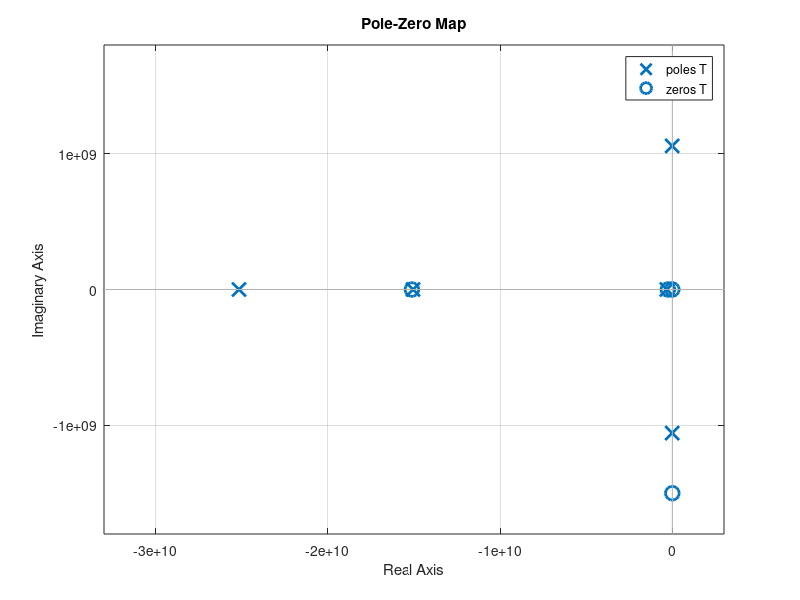

This chart was generated by the following MATLAB code:
%% Reverse Conduction Oscillations
s = tf('s');
% z1 = Rg + s*Lg;
% z2 = s*Ls;
% z3 = s*(Ls+2*Ld) + 1/(s*(Cgd + Cds)) + 2*Rd+2*Rs;
% z4 = (z1*z2+z2*z3+z1*z3)/z2;
% z5 = (z1*z2+z2*z3+z1*z3)/z3;
% z6 = (z1*z2+z2*z3+z1*z3)/z1;
% z7 = z4/(1+s*z4*Cgd);
% z8 = z5/(1+s*z5*Cgs);
% z9 = z6/(1+s*z6*Cds);
% F = -(z7*z9)/(z7+z8+z9);
% A = 15.2733333;
% G = F*A;
% T = A/(1-G);


% hold on
% for Vds = 0:25:500
% %% Crss calculation
%        a1 =   2.519e+14;
%        b1 =      -345.7;
%        c1 =       63.76;
%        a2 =       27.99;
%        b2 =       12.86;
%        c2 =       18.29;
%        a3 =       8.666;
%        b3 =       33.93;
%        c3 =       9.161;
%        a4 =       1.502;
%        b4 =       125.5;
%        c4 =       121.9;
%        a5 =      0.6563;
%        b5 =         500;
%        c5 =       34.57;
%        a6 =        1.98;
%        b6 =       408.2;
%        c6 =       134.7;
% Crss1 = a1.*exp(-((Vds-b1)./c1).^2) + a2.*exp(-((Vds-b2)./c2).^2) + a3*exp(-((Vds-b3)./c3).^2)...
%    + a4.*exp(-((Vds-b4)./c4).^2) +a5.*exp(-((Vds-b5)./c5).^2) +a6.*exp(-((Vds-b6)./c6).^2);
% %% Ciss Calculation
%        a1 =        1167;
%        b1 =      -115.8;
%        c1 =       60.96;
%        a2 =       269.7;
%        b2 =       -5402;
%        c2 =   4.243e+04;
%        a3 =        3.61;
%        b3 =       238.5;
%        c3 =       2.507;
%        a4 =       1.036;
%        b4 =       175.8;
%        c4 =       16.81;
%        a5 =       1.571;
%        b5 =         263;
%        c5 =       3.586;
%        a6 =      -1.174;
%        b6 =       238.2;
%        c6 =       25.85;
% Ciss1 = a1.*exp(-((Vds-b1)./c1).^2) + a2.*exp(-((Vds-b2)./c2).^2) + a3*exp(-((Vds-b3)./c3).^2)...
%    + a4.*exp(-((Vds-b4)./c4).^2) +a5.*exp(-((Vds-b5)./c5).^2) +a6.*exp(-((Vds-b6)./c6).^2);
% 
% 
% %% Coss Calculation
%        a1 =         328;
%        b1 =       -8.43;
%        c1 =       30.26;
%        a2 =       115.8;
%        b2 =        42.2;
%        c2 =       7.341;
%        a3 =       45.83;
%        b3 =       59.01;
%        c3 =       6.099;
%        a4 =       183.1;
%        b4 =        28.6;
%        c4 =       16.39;
%        a5 =       69.29;
%        b5 =       154.4;
%        c5 =        1511;
%        a6 =       125.6;
%        b6 =       22.68;
%        c6 =       119.6;
% Coss1 = a1.*exp(-((Vds-b1)./c1).^2) + a2.*exp(-((Vds-b2)./c2).^2) + a3*exp(-((Vds-b3)./c3).^2)...
%    + a4.*exp(-((Vds-b4)./c4).^2) +a5.*exp(-((Vds-b5)./c5).^2) +a6.*exp(-((Vds-b6)./c6).^2);
% %% Outputs
% Coss1 = Coss1 * 1e-12;
% Crss1 = Crss1 * 1e-12;
% Ciss1 = Ciss1 * 1e-12;
% 
% Cgs1 = Ciss1 - Crss1;
% Cds1 = Coss1 - Crss1;
% Cgd1 = Crss1;

Cgd1 = 57.7e-12;
Cgs1 = 238e-12;
Cds1 = 442e-12;
Coss1 = Cgd1+Cds1;

Ls1 = 2e-10;
Ld1 = 7e-10;
Lg1 = 7e-10;
Lk =2*Ld1+Ls1;

Ron1 = 12;
Rg1 = 1.5;
Rloop = 0;

a0 = 1;
a1 = Cgs1*(Rg1+Ron1)+Coss1*Rloop;
a2 = Cgs1*Lg1 + Coss1*Lk + Cgs1*Ls1 + Cgs1*Coss1*(Rg1+Ron1)*Rloop;
a3 = Cgs1*Coss1*(Lk*(Rg1+Ron1) + Ls1*(Rg1+Ron1) + Lg1*Rloop + Ls1*Rloop);
a4 = Cgs1*Coss1*(Lk*Lg1+ Lk*Ls1 + Lg1*Ls1);
b0 = Cds1 + Cgd1 + Coss1;
b1 = (Cds1*Cgd1+Cds1*Cgs1+Cgd1*Cgs1)*(Rg1+Ron1) + (Cgd1+Cgs1)*Coss1*(Rg1+Ron1) + (Cds1 + Cgd1)*Coss1*(Rloop);
b2 = (Cds1*Cgd1+Cds1*Cgs1+Cgd1*Cgs1)*(Lg1+Ls1+Coss1*(Rg1+Ron1)*Rloop) + Coss1*(Cds1*(Lk+Ls1)+Cgd1*(Lk+Lg1)+Cgs1*(Ls1+Lg1));
b3 = Coss1*(Cds1*Cgd1+Cds1*Cgs1+Cgd1*Cgs1)*(Lk*(Rg1+Ron1)+Ls1*(Rg1+Ron1)+Lg1*Rloop+Ls1*Rloop);
b4 = Coss1*(Cds1*Cgd1+Cds1*Cgs1+Cgd1*Cgs1)*(Lk*Lg1 + Lk*Ls1 + Lg1*Ls1);
gm= 15.2733333;
c0 = gm*a0;
c1 = gm*a1+b0;
c2 = gm*a2+b1;
c3 = gm*a3+b2;
c4 = gm*a4+b3;
c5 = b4;
T = gm*s*(b4*s^4+b3*s^3+b2*s^2+b1*s+b0)/(c5*s^5+c4*s^4+c3*s^3+c2*s^2+c1*s+c0);
pzmap(T);
p = pole(T);
z = zero(T);
% end
% sizez = size(z);
% sizez = sizez(1);
% k = 1;
% for j = 1:sizez
%     if p(j) ~= 0 && z(j) ~= 0
%        for i=1:sizez
%            if p(j) == z(i)
%                polenew = p;
%                zeronew = z;
%                polenew(j) = [];
%                zeronew(i) = [];
%                
%                
%        
% end